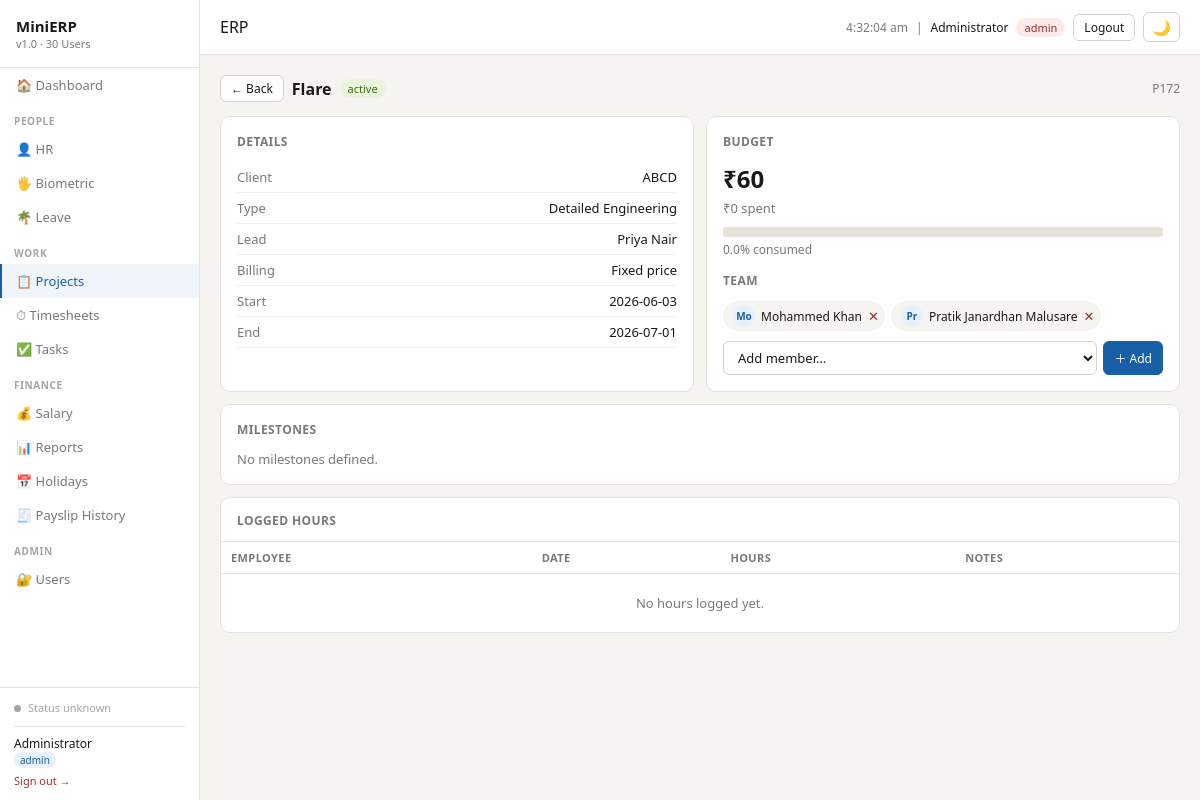
/projects/detail/P172 (signed in), run on the app's committed database.
### tables this page shows
CREATE TABLE users (
        id          INTEGER PRIMARY KEY AUTOINCREMENT,
        username    TEXT UNIQUE NOT NULL,
        password    TEXT NOT NULL,
        full_name   TEXT NOT NULL,
        role        TEXT NOT NULL DEFAULT 'user',
        active      INTEGER DEFAULT 1,
        employee_id INTEGER UNIQUE REFERENCES employees(id)
    , must_change_password INTEGER DEFAULT 0, temp_password TEXT);

CREATE TABLE projects (
        id       TEXT PRIMARY KEY,
        name     TEXT NOT NULL,
        client   TEXT NOT NULL,
        type     TEXT,
        status   TEXT DEFAULT 'active',
        start_date TEXT,
        end_date   TEXT,
        budget   REAL,
        spent    REAL DEFAULT 0,
        lead     TEXT,
        billing_type TEXT DEFAULT 'Fixed price'
    );

CREATE TABLE employees (
        id       INTEGER PRIMARY KEY AUTOINCREMENT,
        name     TEXT NOT NULL,
        dept     TEXT NOT NULL,
        role     TEXT NOT NULL,
        join_date TEXT NOT NULL,
        salary   REAL NOT NULL,
        pan      TEXT UNIQUE NOT NULL,
        pf       INTEGER DEFAULT 1,
        esi      INTEGER DEFAULT 0,
        status   TEXT DEFAULT 'active'
    , employee_code TEXT, essl_user_id TEXT, file_no TEXT, dob TEXT, age INTEGER, blood_group TEXT, probation_period TEXT, confirmation_date TEXT, notice_period TEXT, personal_contact TEXT, personal_email TEXT, official_email TEXT, current_address TEXT, permanent_address TEXT, offer_letter TEXT, aadhar_card TEXT, pan_card_note TEXT, insurance_list TEXT, account_number TEXT, ifsc_code TEXT, edu_ssc TEXT, edu_hsc TEXT, edu_ug TEXT, edu_pg TEXT, emergency_name TEXT, emergency_relation TEXT, emergency_contact TEXT, emergency_location TEXT, father_name TEXT, father_contact TEXT, mother_name TEXT, mother_contact TEXT, sister_name TEXT, sister_contact TEXT, brother_name TEXT, brother_contact TEXT);

### modules/projects.py (the view)
@login_required
@projects_bp.route("/detail/<pid>")
def detail(pid):
    conn       = get_conn()
    project    = conn.execute("SELECT * FROM projects WHERE id=?", (pid,)).fetchone()
    milestones = conn.execute(
        "SELECT * FROM milestones WHERE project_id=?", (pid,)
    ).fetchall()
    members    = conn.execute("""
        SELECT e.* FROM employees e
        JOIN project_members pm ON pm.employee_id=e.id
        WHERE pm.project_id=?
    """, (pid,)).fetchall()
    activities = conn.execute(
        "SELECT * FROM project_activities WHERE project_id=? ORDER BY name", (pid,)
    ).fetchall()
    timesheets = conn.execute("""
        SELECT t.*, e.name as emp_name,
               COALESCE(pa.name, '-') as activity_name
        FROM timesheets t
        JOIN employees e ON e.id=t.employee_id
        LEFT JOIN project_activities pa ON pa.id=t.activity_id
        WHERE t.project_id=? ORDER BY t.work_date DESC
    """, (pid,)).fetchall()
    member_ids  = [m["id"] for m in members]
    non_members = [e for e in _all_employees(conn) if e["id"] not in member_ids]
    conn.close()
    return render_template("project_detail.html",
        project=project, milestones=milestones,
        members=members, non_members=non_members,
        activities=activities, timesheets=timesheets)

### modules/auth.py (called while the page is built, shortened)
def load_user(user_id):
    conn = get_conn()
    row = conn.execute(
        "SELECT * FROM users WHERE id=?",
        (user_id,),
    ).fetchone()
    conn.close()
    return User(row) if row and row["active"] else None

@auth_bp.before_app_request
def force_password_change():
    if not current_user.is_authenticated:
        return
    allowed_endpoints = {
        "auth.change_password",
        "auth.logout",
        "static",
    }
    if current_user.must_change_password and request.endpoint not in allowed_endpoints:
        return redirect(url_for("auth.change_password"))

    @property
    def is_admin(self):
        return self.role == "admin"

    @property
    def is_hr(self):
        return self.role in ("admin", "hr")

    def can(self, module):
        if self.role == "admin":
            return True

### modules/db.py (called while the page is built)
def get_conn():
    conn = sqlite3.connect(DB_PATH)
    conn.row_factory = sqlite3.Row
    conn.execute("PRAGMA foreign_keys = ON")
    return conn

### modules/projects.py (called while the page is built)
def _all_employees(conn):
    return conn.execute("SELECT id, name FROM employees WHERE status='active' ORDER BY name").fetchall()

### templates/project_detail.html (shortened to what this page needs)
{% extends "base.html" %}
{% set active = "projects" %}
{% block content %}
<div class="flex" style="margin-bottom:14px">
  <a href="/projects" class="btn btn-sm">← Back</a>
  <h2 style="font-size:16px;font-weight:600">{{ project.name }}</h2>
  <span class="badge {{ 'badge-green' if project.status=='active' else 'badge-amber' }}">{{ project.status }}</span>
  <span style="font-size:12px;color:#7A7974" class="ml-auto">{{ project.id }}</span>
</div>
<div class="grid-2">
  <div class="card">
    <div class="card-title">Details</div>
    {% for label, val in [
      ("Client", project.client), ("Type", project.type or "—"),
      ("Lead", project.lead), ("Billing", project.billing_type),
      ("Start", project.start_date), ("End", project.end_date)
    ] %}
    <div style="display:flex;justify-content:space-between;padding:6px 0;border-bottom:1px solid #F0EFE9;font-size:13px">
      <span style="color:#7A7974">{{ label }}</span><span>{{ val }}</span>
    </div>
    {% endfor %}
  </div>
  <div class="card">
    <div class="card-title">Budget</div>
    <div style="font-size:24px;font-weight:700;margin-bottom:4px">₹{{ "{:,.0f}".format(project.budget) }}</div>
    <div style="font-size:13px;color:#7A7974;margin-bottom:10px">₹{{ "{:,.0f}".format(project.spent) }} spent</div>
    {% if project.budget %}
    {% set pct = (project.spent / project.budget * 100)|round %}
    <div class="progress-bar" style="height:10px"><div class="progress-fill" style="width:{{ [pct,100]|min }}%;background:{{ '#E24B4A' if pct>80 else '#185FA5' }}"></div></div>
    <div style="font-size:12px;color:#7A7974;margin-top:4px">{{ pct }}% consumed</div>
    {% endif %}
    <div class="card-title" style="margin-top:14px">Team</div>
    <div class="flex" style="flex-wrap:wrap;gap:6px">
    {% for m in members %}
      <div class="flex" style="background:#F5F4F0;padding:4px 6px 4px 10px;border-radius:20px;font-size:12px;gap:6px">
        <div class="avatar" style="width:22px;height:22px;font-size:10px">{{ m.name[:2] }}</div>{{ m.name }}
        <form method="POST" action="/projects/detail/{{ project.id }}/members/remove" style="display:inline" onsubmit="return confirm('Remove {{ m.name }} from this project?')">
          <button type="submit" style="background:none;border:none;cursor:pointer;font-size:13px;color:#A32D2D;padding:0;line-height:1" title="Remove from project">✕</button>
        </form>
      </div>
    {% else %}<span style="color:#7A7974;font-size:13px">No members assigned.</span>{% endfor %}
    </div>
    {% if non_members %}
    <form method="POST" action="/projects/detail/{{ project.id }}/members/add" style="display:flex;gap:6px;margin-top:10px">
      <select name="employee_id" style="flex:1">
        <option value="">Add member…</option>
      </select>
      <button class="btn btn-sm btn-primary" type="submit">＋ Add</button>
    </form>
    {% endif %}
  </div>
</div>
<div class="card">
  <div class="card-title">Milestones</div>
  {% if milestones %}
  <table>
    <thead><tr><th>Milestone</th><th>Due Date</th><th>Status</th></tr></thead>
    <tbody>
    {% for m in milestones %}
    <tr>
      <td>{{ m.name }}</td>
      <td>{{ m.due_date or '—' }}</td>
      <td><span class="badge {{ 'badge-green' if m.done else 'badge-amber' }}">{{ 'Done' if m.done else 'Pending' }}</span></td>
    </tr>
    {% endfor %}
    </tbody>
  </table>
  {% else %}
  <div style="color:#7A7974;font-size:13px">No milestones defined.</div>
  {% endif %}
</div>
<div class="card" style="padding:0;overflow:hidden">
  <div style="padding:12px 16px;border-bottom:1px solid #E5E3DC"><span class="card-title" style="margin:0">Logged Hours</span></div>
  <table>
    <thead><tr><th>Employee</th><th>Date</th><th>Hours</th><th>Notes</th></tr></thead>
    <tbody>
    {% for t in timesheets %}
    <tr>
      <td>{{ t.emp_name }}</td>
      <td>{{ t.work_date }}</td>
      <td><span class="badge badge-blue">{{ t.hours }}h</span></td>
      <td style="color:#7A7974">{{ t.notes or '—' }}</td>
    </tr>
    {% else %}
    <tr><td colspan="4" style="text-align:center;padding:20px;color:#7A7974">No hours logged yet.</td></tr>
    {% endfor %}
    </tbody>
  </table>
</div>
{% endblock %}

### templates/base.html (shortened to what this page needs)
<!DOCTYPE html>
<html lang="en">
<head>
</head>
<body>
<div class="sidebar">
  <div class="logo">MiniERP <span>v1.0 · 30 Users</span></div>
  <nav class="nav">
    <a href="/dashboard" class="{{ 'active' if active=='dashboard' }}">🏠 Dashboard</a>
    <div class="nav-section">People</div>
    <a href="/hr"        class="{{ 'active' if active=='hr' }}">👤 HR</a>
    <a href="/biometric" class="{{ 'active' if active=='biometric' }}">🖐 Biometric</a>
    {% if current_user.can('leave') %}
    <a href="/leave"     class="{{ 'active' if active=='leave' }}">🌴 Leave</a>
    {% endif %}
    <div class="nav-section">Work</div>
    {% if current_user.can('projects') %}
    <a href="/projects"  class="{{ 'active' if active=='projects' }}">📋 Projects</a>
    {% endif %}
    {% if current_user.can('timesheet') %}
    <a href="/timesheet" class="{{ 'active' if active=='timesheet' }}">⏱ Timesheets</a>
    {% endif %}
    {% if current_user.can('tasks') or current_user.is_hr %}
    <a href="/tasks" class="{{ 'active' if active=='tasks' }}">✅ Tasks</a>
    {% endif %}
    <div class="nav-section">Finance</div>
    <a href="/salary"    class="{{ 'active' if active=='salary' }}">💰 Salary</a>
    <a href="/reports"   class="{{ 'active' if active=='reports' }}">📊 Reports</a>
    {% if current_user.is_hr %}
    <a href="/holidays"  class="{{ 'active' if active=='holidays' }}">📅 Holidays</a>
    <a href="/salary/history" class="{{ 'active' if active=='payslip_history' }}">🧾 Payslip History</a>
    {% endif %}
    {% if current_user.is_authenticated and current_user.is_admin %}
    <div class="nav-section">Admin</div>
    <a href="/users"     class="{{ 'active' if active=='users' }}">🔐 Users</a>
    {% endif %}
  </nav>
  <div class="sidebar-footer">
    <div id="essl-status" style="line-height:1.5">
      <span id="essl-dot" class="sync-dot" style="background:#A8A5A0"></span>
      <span id="essl-label" style="font-size:11px;color:var(--text2)">Checking…</span><br>
    </div>
    {% if current_user.is_authenticated %}
    <div style="margin-top:10px;padding-top:8px;border-top:1px solid var(--border)">
      <div style="font-size:12px;color:var(--text);font-weight:500">{{ current_user.full_name }}</div>
      <div style="font-size:11px;color:var(--text2);margin-bottom:6px">
        <span style="background:#E6F1FB;color:#185FA5;padding:1px 6px;border-radius:10px;font-size:10px">{{ current_user.role }}</span>
      </div>
      <a href="/logout" style="font-size:11px;color:#A32D2D">Sign out →</a>
    </div>
    {% endif %}
  </div>
</div>
<div class="main">
  <div class="topbar">
    <h1>{{ title | default("ERP") }}</h1>
    <div class="flex">
      <span style="font-size:12px;color:#7A7974" id="clock"></span>
      {% if current_user.is_authenticated %}
      <span style="font-size:12px;color:#7A7974">|</span>
      <span style="font-size:12px;font-weight:500">{{ current_user.full_name }}</span>
      <span class="badge {{ 'badge-red' if current_user.role=='admin' else 'badge-blue' if current_user.role=='hr' else 'badge-gray' }}">{{ current_user.role }}</span>
      <a href="/logout" class="btn btn-sm" style="font-size:12px">Logout</a>
      {% endif %}
      <button id="theme-toggle" class="btn btn-sm" onclick="toggleDark()" title="Toggle dark mode" style="font-size:15px;padding:4px 8px">🌙</button>
    </div>
  </div>
  <div class="content">
    {% block content %}{% endblock %}
  </div>
</div>
</body>
</html>

### templates/base.html (style rules this page uses)
* { box-sizing:border-box;margin:0;padding:0 }
:root { --bg:#F5F4F0;--bg2:#fff;--bg3:#FAFAF8; --border:#E5E3DC;--border2:#D5D3CB; --text:#1A1916;--text2:#7A7974;--text3:#A8A5A0; --nav-hover:#F5F4F0;--nav-active:#F0F4FB; --row-hover:#FAFAF8;--row-alt:#F5F4F0; --input-bg:#fff; }
body { font-family:Segoe UI,system-ui,sans-serif;background:var(--bg);color:var(--text);font-size:14px;display:flex;height:100vh;overflow:hidden }
a { color:inherit;text-decoration:none }
.sidebar { width:200px;background:var(--bg2);border-right:1px solid var(--border);display:flex;flex-direction:column;flex-shrink:0;height:100vh }
.logo { padding:16px;font-weight:600;font-size:15px;border-bottom:1px solid #E5E3DC }
.logo span { font-size:11px;font-weight:400;color:var(--text2);display:block }
.nav-section { font-size:10px;font-weight:600;color:var(--text3);padding:12px 14px 4px;letter-spacing:.6px;text-transform:uppercase }
.nav a { display:flex;align-items:center;gap:8px;padding:8px 14px;color:var(--text2);font-size:13px;border-left:2px solid transparent }
.nav a.active { background:var(--nav-active);color:#185FA5;font-weight:500;border-left-color:#185FA5 }
.sidebar-footer { padding:12px 14px;border-top:1px solid var(--border);font-size:11px;color:var(--text3);margin-top:auto }
.sync-dot { display:inline-block;width:7px;height:7px;border-radius:50%;background:#A8A5A0;margin-right:4px }
.main { flex:1;display:flex;flex-direction:column;overflow:hidden }
.topbar { padding:12px 20px;background:var(--bg2);border-bottom:1px solid var(--border);display:flex;justify-content:space-between;align-items:center;flex-shrink:0 }
.topbar h1 { font-size:16px;font-weight:500 }
.content { flex:1;overflow-y:auto;padding:20px }
.card { background:var(--bg2);border:1px solid var(--border);border-radius:10px;padding:16px;margin-bottom:12px }
.card-title { font-size:12px;font-weight:600;color:var(--text2);margin-bottom:12px;text-transform:uppercase;letter-spacing:.4px }
table { width:100%;border-collapse:collapse;font-size:13px }
th { text-align:left;padding:8px 10px;border-bottom:1px solid var(--border);font-size:11px;font-weight:600;color:var(--text2);text-transform:uppercase;letter-spacing:.4px }
td { padding:8px 10px;border-bottom:1px solid var(--border);vertical-align:middle }
tr:last-child td { border-bottom:none }
.badge { display:inline-flex;align-items:center;padding:2px 8px;border-radius:20px;font-size:11px;font-weight:500 }
.badge-green { background:#EAF3DE;color:#3B6D11 }
.badge-red { background:#FCEBEB;color:#A32D2D }
.btn { padding:6px 14px;border-radius:6px;font-size:13px;cursor:pointer;font-family:inherit;font-weight:500;border:1px solid #D5D3CB;background:#fff;color:#1A1916;display:inline-flex;align-items:center;gap:6px }
.btn-primary { background:#185FA5;color:#fff;border-color:#185FA5 }
.btn-sm { padding:4px 10px;font-size:12px }
input,select,textarea { padding:6px 10px;border:1px solid var(--border2);border-radius:6px;font-family:inherit;font-size:13px;background:var(--input-bg);color:var(--text);outline:none;width:100% }
.progress-bar { height:6px;background:#E5E3DC;border-radius:3px;overflow:hidden;margin:4px 0 }
.avatar { width:28px;height:28px;border-radius:50%;background:#E6F1FB;color:#185FA5;display:flex;align-items:center;justify-content:center;font-size:11px;font-weight:600;flex-shrink:0 }
.grid-2 { display:grid;grid-template-columns:1fr 1fr;gap:12px }
.flex { display:flex;gap:8px;align-items:center }
.ml-auto { margin-left:auto }

### data on the page
users: full_name "Administrator", role "admin"
projects: name "Flare", status "active", id "P172", label "Client", client "ABCD", label "Type", type "Detailed Engineering", label "Lead", lead "Priya Nair", label "Billing", billing_type "Fixed price", label "Start", start_date "2026-06-03", label "End", end_date "2026-07-01", budget "60", spent "0"
employees: name "Mo", name "Mohammed Khan"
employees: name "Pr", name "Pratik Janardhan Malusare"

### other printed values
{{ title | default("ERP") }} "ERP"
{{ pct }} "0.0"
